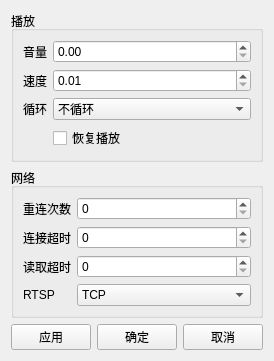
<?xml version="1.0" encoding="UTF-8"?>
<ui version="4.0"><class>SettingWid</class><widget class="QWidget" name="SettingWid"><property name="windowTitle"><string>MyPlayer 设置</string></property><layout class="QVBoxLayout" name="layout"><item><widget class="QGroupBox" name="playbackGroup"><property name="title"><string>播放</string></property><layout class="QFormLayout" name="playbackLayout"><item row="0" column="0"><widget class="QLabel" name="volumeLabel"><property name="text"><string>音量</string></property></widget></item><item row="0" column="1"><widget class="QDoubleSpinBox" name="volumeSpinBox"><property name="maximum"><double>2</double></property></widget></item><item row="1" column="0"><widget class="QLabel" name="speedLabel"><property name="text"><string>速度</string></property></widget></item><item row="1" column="1"><widget class="QDoubleSpinBox" name="speedSpinBox"><property name="minimum"><double>0.01</double></property><property name="maximum"><double>3</double></property></widget></item><item row="2" column="0"><widget class="QLabel" name="loopLabel"><property name="text"><string>循环</string></property></widget></item><item row="2" column="1"><widget class="QComboBox" name="loopPolicyComboBox"><item><property name="text"><string>不循环</string></property></item><item><property name="text"><string>单曲</string></property></item><item><property name="text"><string>列表</string></property></item><item><property name="text"><string>随机</string></property></item></widget></item><item row="3" column="1"><widget class="QCheckBox" name="resumePlaybackCheckBox"><property name="text"><string>恢复播放</string></property></widget></item></layout></widget></item><item><widget class="QGroupBox" name="networkGroup"><property name="title"><string>网络</string></property><layout class="QFormLayout" name="networkLayout"><item row="0" column="0"><widget class="QLabel" name="reconnectLabel"><property name="text"><string>重连次数</string></property></widget></item><item row="0" column="1"><widget class="QSpinBox" name="reconnectAttemptsSpinBox"/></item><item row="1" column="0"><widget class="QLabel" name="connectLabel"><property name="text"><string>连接超时</string></property></widget></item><item row="1" column="1"><widget class="QSpinBox" name="connectTimeoutSpinBox"><property name="maximum"><number>999999</number></property></widget></item><item row="2" column="0"><widget class="QLabel" name="readLabel"><property name="text"><string>读取超时</string></property></widget></item><item row="2" column="1"><widget class="QSpinBox" name="readTimeoutSpinBox"><property name="maximum"><number>999999</number></property></widget></item><item row="3" column="0"><widget class="QLabel" name="transportLabel"><property name="text"><string>RTSP</string></property></widget></item><item row="3" column="1"><widget class="QComboBox" name="rtspTransportComboBox"><item><property name="text"><string>TCP</string></property></item><item><property name="text"><string>UDP</string></property></item></widget></item></layout></widget></item><item><layout class="QHBoxLayout" name="buttons"><item><widget class="QPushButton" name="applyButton"><property name="text"><string>应用</string></property></widget></item><item><widget class="QPushButton" name="okButton"><property name="text"><string>确定</string></property></widget></item><item><widget class="QPushButton" name="cancelButton"><property name="text"><string>取消</string></property></widget></item></layout></item></layout></widget><resources/><connections/></ui>
